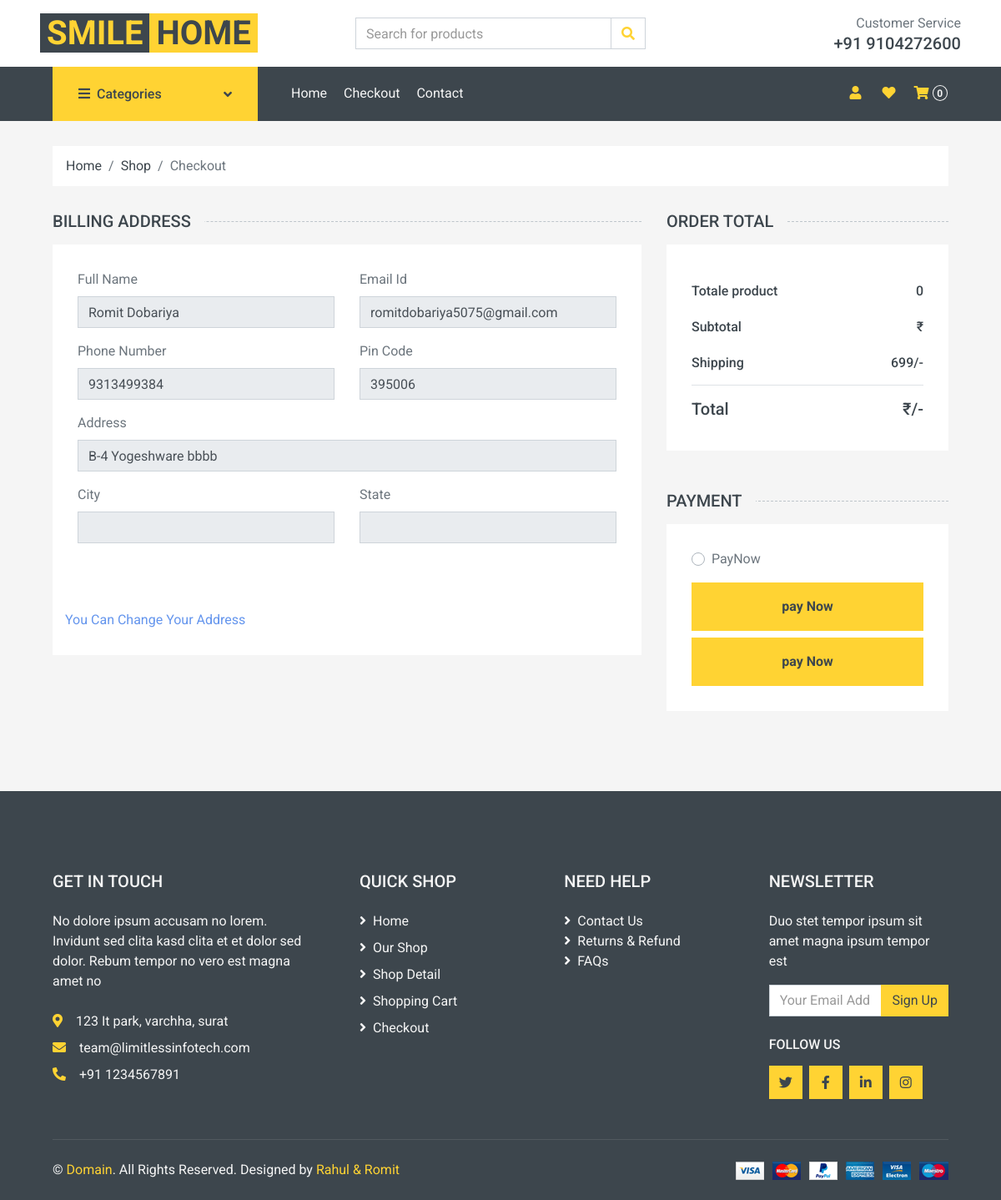
Screenshot of /checkout.php (signed in) with the database file from the repository.
### tables this page shows
CREATE TABLE `registration` (
  `id` int(11) NOT NULL,
  `profileimg` varchar(200) NOT NULL,
  `username` varchar(50) NOT NULL,
  `email` varchar(50) NOT NULL,
  `phone` varchar(50) NOT NULL,
  `address` varchar(100) NOT NULL,
  `pincode` int(11) NOT NULL,
  `city` varchar(50) NOT NULL,
  `state` varchar(50) NOT NULL,
  `password` varchar(255) NOT NULL,
  `datetime` text NOT NULL,
  `flag` int(11) NOT NULL DEFAULT 0
);

### checkout.php (the view, shortened to what this page needs)
<?php
$userid = $_SESSION['userid'];
?>
<!DOCTYPE html>
<html lang="en">
<head>
    <link href="https://cdnjs.cloudflare.com/ajax/libs/font-awesome/5.10.0/css/all.min.css" rel="stylesheet">
    <link href="lib/animate/animate.min.css" rel="stylesheet">
    <link href="lib/owlcarousel/assets/owl.carousel.min.css" rel="stylesheet">
    <link href="css/style.css" rel="stylesheet">
</head>
<body style="overflow-x: hidden">
    <?php
    include('./header.php');
    ?>
    <div class="container-fluid">
        <div class="row px-xl-5">
            <div class="col-12">
                <nav class="breadcrumb bg-light mb-30">
                    <a class="breadcrumb-item text-dark" href="index.php">Home</a>
                    <a class="breadcrumb-item text-dark" href="shop.php">Shop</a>
                    <span class="breadcrumb-item active">Checkout</span>
                </nav>
            </div>
        </div>
    </div>
    <form method="post" >
        <div class="container-fluid">
            <div class="row px-xl-5">
                <div class="col-lg-8">
                    <h5 class="section-title position-relative text-uppercase mb-3"><span class="bg-secondary pr-3">Billing Address</span></h5>
                    <div class="bg-light p-30 mb-5">
                        <div class="row">
                            <?php
                            $sql = "SELECT * FROM `registration` WHERE `id`='$userid'";
                            $res = mysqli_query($con, $sql);
                            while ($row = mysqli_fetch_assoc($res)) {
                            ?>
                                <div class="col-md-6 form-group">
                                    <label>Full Name</label>
                                    <input class="form-control" type="text" value="<?php echo $row['username']; ?>" readonly>
                                </div>
                                <div class="col-md-6 form-group">
                                    <label>Email Id</label>
                                    <input class="form-control" type="text" value="<?php echo $row['email']; ?>" readonly>
                                </div>
                                <div class="col-md-6 form-group">
                                    <label>Phone Number</label>
                                    <input class="form-control" type="text" value="<?php echo $row['phone']; ?>" readonly>
                                </div>
                                <div class="col-md-6 form-group">
                                    <label>Pin Code</label>
                                    <input class="form-control" type="text" value="<?php echo $row['pincode']; ?>" readonly>
                                </div>
                                <div class="col-md-12 form-group">
                                    <label>Address</label>
                                    <input class="form-control" type="text" value="<?php echo $row['address']; ?>" readonly>
                                </div>
                                <div class="col-md-6 form-group">
                                    <label>City</label>
                                    <input class="form-control" type="text" value="<?php echo $row['city']; ?>" readonly>
                                </div>
                                <div class="col-md-6 form-group">
                                    <label>State</label>
                                    <input class="form-control" type="text" value="<?php echo $row['state']; ?>" readonly>
                                </div>
                            <?php } ?>
                            <div class="col-md-12 form-group">
                                <div class="custom-control custom-checkbox">
                                </div>
                            </div>
                            <div class="col-md-12">
                                <div class="custom-control custom-checkbox">
                                </div>
                            </div>
                            <a href="./user_profile.php" style="color:cornflowerblue" ;>You Can Change Your Address</a>
                        </div>
                    </div>
                </div>
                <div class="col-lg-4">
                    <h5 class="section-title position-relative text-uppercase mb-3"><span class="bg-secondary pr-3">Order Total</span></h5>
                    <div class="bg-light p-30 mb-5">
                        <div class="border-bottom pt-3 pb-2">
                            <div class="d-flex justify-content-between mb-3">
                                <h6>Totale product</h6>
                                <?php
                                $car = $_SESSION['cart'];
                                $cou = count($car);
                                ?>
                                <h6><?php echo $cou; ?></h6>
                            </div>
                            <div class="d-flex justify-content-between mb-3">
                                <h6>Subtotal</h6>
                                <h6>₹<?php echo $total; ?></h6>
                            </div>
                            <div class="d-flex justify-content-between">
                                <h6 class="font-weight-medium">Shipping</h6>
                                <h6 class="font-weight-medium">699/-</h6>
                            </div>
                        </div>
                        <div class="pt-2">
                            <div class="d-flex justify-content-between mt-2">
                                <h5>Total</h5>
                                <h5>₹<?php echo $total; ?>/-</h5>
                            </div>
                        </div>
                    </div>
                    <div class="mb-5">
                        <h5 class="section-title position-relative text-uppercase mb-3"><span class="bg-secondary pr-3">Payment</span></h5>
                        <div class="bg-light p-30">
                            <div class="form-group">
                                <div class="custom-control custom-radio">
                                    <label class="custom-control-label" for="paypal">PayNow</label>
                                </div>
                            </div>
                            <input type='submit' value="pay Now" class="btn btn-block btn-primary font-weight-bold py-3" name="submit" >
                            <input type='button' value="pay Now" class="btn btn-block btn-primary font-weight-bold py-3" onclick="pay_now()">
                        </div>
                    </div>
                </div>
            </div>
        </div>
    </form>
    <?php
    include('./footer.php');
    ?>
</body>
</html>
</html>

### rows the page displays
registration: username "Romit Dobariya", email "romitdobariya5075@gmail.com", phone "9313499384", pincode "395006", address "B-4 Yogeshware bbbb"

### other values shown
$count "0"
$cou "0"
